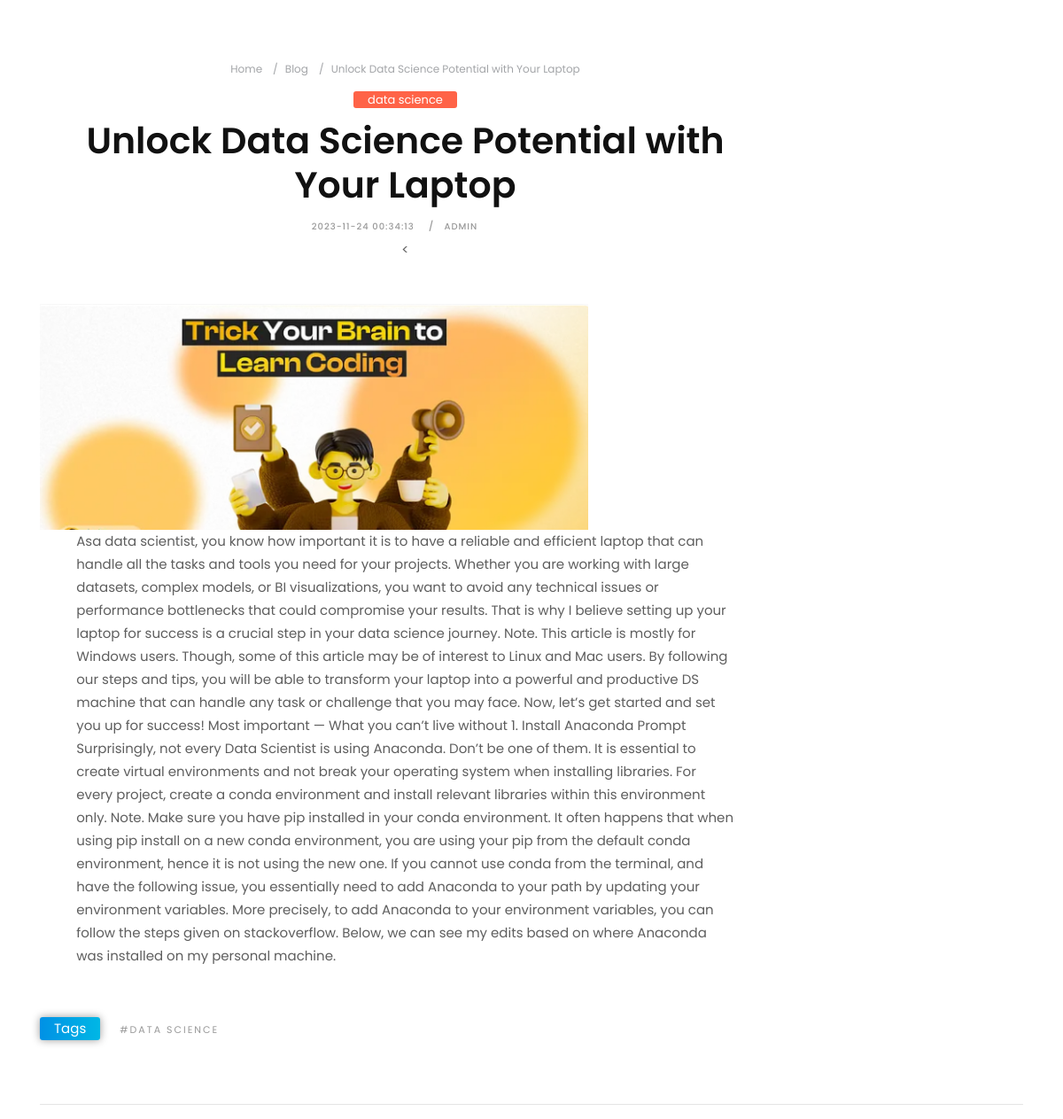
Page /singlepage.php?id=58 on the committed database.
### tables this page shows
CREATE TABLE `blog` (
  `id` int(3) NOT NULL,
  `cat_id` int(3) NOT NULL,
  `title` varchar(255) NOT NULL,
  `content` text NOT NULL,
  `tag` text NOT NULL,
  `admin` varchar(100) NOT NULL,
  `status` tinyint(1) NOT NULL,
  `rate` tinyint(2) NOT NULL,
  `image` varchar(255) NOT NULL,
  `date` timestamp NOT NULL DEFAULT current_timestamp()
);

CREATE TABLE `categories` (
  `id` int(2) NOT NULL,
  `category_name` varchar(100) NOT NULL,
  `status` tinyint(2) NOT NULL,
  `create_time` timestamp NOT NULL DEFAULT current_timestamp(),
  `admin_name` varchar(70) NOT NULL
);

### app/classes/Database.php (called while the page is built, shortened)
<?php
class Database
{
    public static function db()
    {
        $link = mysqli_connect('localhost:3306','root','','quizzifynew');
        return $link;
    }
}

### app/classes/post.php (called while the page is built, shortened)
<?php
class Post
{
    public static   function singlePost($id){
        $sql = "SELECT blog.*,categories.category_name  FROM blog INNER JOIN categories ON blog.cat_id = categories.id WHERE blog.id = $id ";
        $result = mysqli_query(Database::db(),$sql);
        if($result){
            return $result;
        }else{
            return false;
        }
    }
}

### singlepage.php (the view, shortened to what this page needs)
<?php require_once 'header.php';
?>
<?php
if(isset($_GET['id'])){
    $id = $_GET['id'];
    $postOb = Post::singlePost($id);
    $postData = mysqli_fetch_assoc($postOb);
}
?>
<div class="col-lg-9 col-md-12 col-sm-12 col-xs-12">
    <div class="page-wrapper">
        <div class="blog-title-area text-center">
            <ol class="breadcrumb hidden-xs-down">
                <li class="breadcrumb-item"><a href="#">Home</a></li>
                <li class="breadcrumb-item"><a href="#">Blog</a></li>
                <li class="breadcrumb-item active"><?= $postData['title'] ?></li>
            </ol>
            <span class="color-orange"><a href="" title=""><?= $postData['category_name'] ?></a></span>
            <h3><?= $postData['title'] ?></h3>
            <div class="blog-meta big-meta">
                <small><a href="tech-single.html" title=""><?= $postData['date'] ?></a></small>
                <small><a href="tech-author.html" title=""><?= $postData['admin'] ?></a></small>
            </div><
        </div
        <div class="single-post-media text-center">
            <img src="uploads/<?= $postData['image'] ?>" alt="" class=" w-75">
        </div>
        <div class="blog-content">
            <div class="pp">
                <?= $postData['content'] ?>
            </div>
        </div>
        <div class="blog-title-area mt-5">
            <div class="tag-cloud-single">
                <span>Tags</span>
                <small><a href="#" title=""><?= $postData['tag'] ?></a></small>
            </div>
        </div>
    </div>
</div>
<hr>

### assets/style.css (style rules this page uses)
body { font-size: 15px; line-height: 26px; background-color: #ffffff; }
h1, h2, h3, h4, h5, body, p, .topbar-section, .navbar-inverse .navbar-nav .nav-link, .header .dropdown-menu, .navbar-nav .nav-link { font-family: 'Roboto', serif; }
h1, h2, h3, h4, h5, h6 { font-weight: 700; line-height: 1.4; color: #111111; }
h3 { font-size: 22px; line-height: 30px; margin-bottom: 17px }
a { color: #111111; }
body, p { color: #5e5e5e; }
a { text-decoration: none !important; }
.breadcrumb { background-color: transparent; border-radius: 0; list-style: outside none none; margin-bottom: 0; text-align: right; padding: 0; }
.breadcrumb-item { float: none; font-size: 12px; display: inline-block; }
.tag-cloud-single span { background: #ddd none repeat scroll 0 0; border-radius: 3px; color: #ffffff; display: inline-block !important; margin-right: 0.5rem !important; padding: 0 1rem; }
.blog-title-area { display: block; position: relative; padding: 0; margin-bottom: 3rem; }
.blog-title-area .breadcrumb { float: none; text-align: left; padding: 0; color: #a3a5a8; margin: 0; }
.blog-title-area.text-center .breadcrumb { text-align: center; }
.blog-title-area .blog-meta a { font-size: 10px; font-weight: 500; letter-spacing: 1px; text-transform: uppercase; }
.blog-title-area .breadcrumb-item.active, .blog-title-area .breadcrumb-item + .breadcrumb-item::before, .blog-title-area .blog-meta small, .blog-title-area a { color: #a3a5a8; }
.blog-title-area span { margin: 0.5rem 0; display: block; }
.blog-title-area span a { padding: 0 1rem; color: #ffffff !important; border-radius: 3px; }
.blog-title-area h3 { font-size: 41px; line-height: 50px; margin-bottom: 7px; margin-top: 0; overflow-wrap: break-word; }
.tag-cloud-single a, .comments-list .media-right, .comments-list small { color: #999 !important; font-size: 11px; letter-spacing: 2px; margin-top: 5px; padding-left: 10px; text-transform: uppercase; }
.pp { padding-left: 5%; padding-right: 5%; }
.blog-meta small { font-size: 11px; display: inline-block; margin-bottom: 0; padding-bottom: 0; color: #111111; font-weight: bold; text-transform: uppercase; margin-right: 0.5rem; }
.blog-meta small:after { content: "/"; padding-left: 1rem; }
.blog-meta small:last-child:after { content: "" }

### assets/css/colors.css (style rules this page uses)
.tag-cloud-single span, .page-title i, .btn:hover, .sitemap-wrapper .year, .btn:focus, .navbar-inverse .navbar-toggler { color: #ffffff !important; background-color: #3197d6; }

### assets/css/version/tech.css (style rules this page uses)
body { background-color: #ffffff; }
h1, h2, h3, h4, h5, body, .navbar-toggleable-md .navbar-nav .nav-link, .market-header, .btn, .dropdown-item, .form-control, p { font-family: 'Poppins', serif !important; }
h1, h2, h3, h4, h5 { font-weight: 600; }
.blog-meta small a, .blog-meta small { font-weight: 500; color: #999 !important; }
.blog-title-area span a { font-size: 13px; }
.page-title .bg-orange, .masonry-box:hover .blog-meta span.bg-orange, .color-orange a { background-color: #FF6347 !important; }
.tag-cloud-single span, .navbar-inverse { color: #ffffff !important; box-shadow: 0 0 10px rgba(0, 0, 0, 0.4); background: rgba(0, 0, 0, 0) linear-gradient(to right, #0091e5 0px, #00b7e5 100%) repeat scroll 0 0 !important }

### rows in the picture
blog: title "Unlock Data Science Potential with Your Laptop", categories.category_name "data science", date "2023-11-24 00:34:13", admin "ADMIN", image (picture), content "Asa data scientist, you know how important it is to have a reliable and efficient laptop that can handle all the tasks and tools you need for your projects. Whether you are working with large datasets, complex models, or BI visualizations, you want to avoid any technical issues or performance bottlenecks that could compromise your results. That is why I believe setting up your laptop for success is a crucial step in your data science journey. Note. This article is mostly for Windows users. Though, some of this article may be of interest to Linux and Mac users. By following our steps and tips, you will be able to transform your laptop into a powerful and productive DS machine that can handle…", tag "#DATA SCIENCE"
